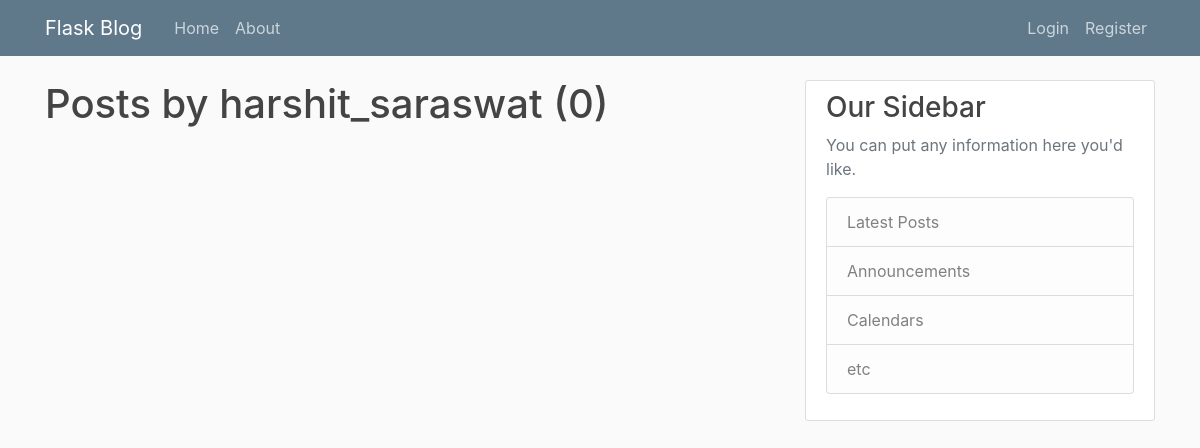
The page /user/harshit_saraswat on the database as committed earlier.
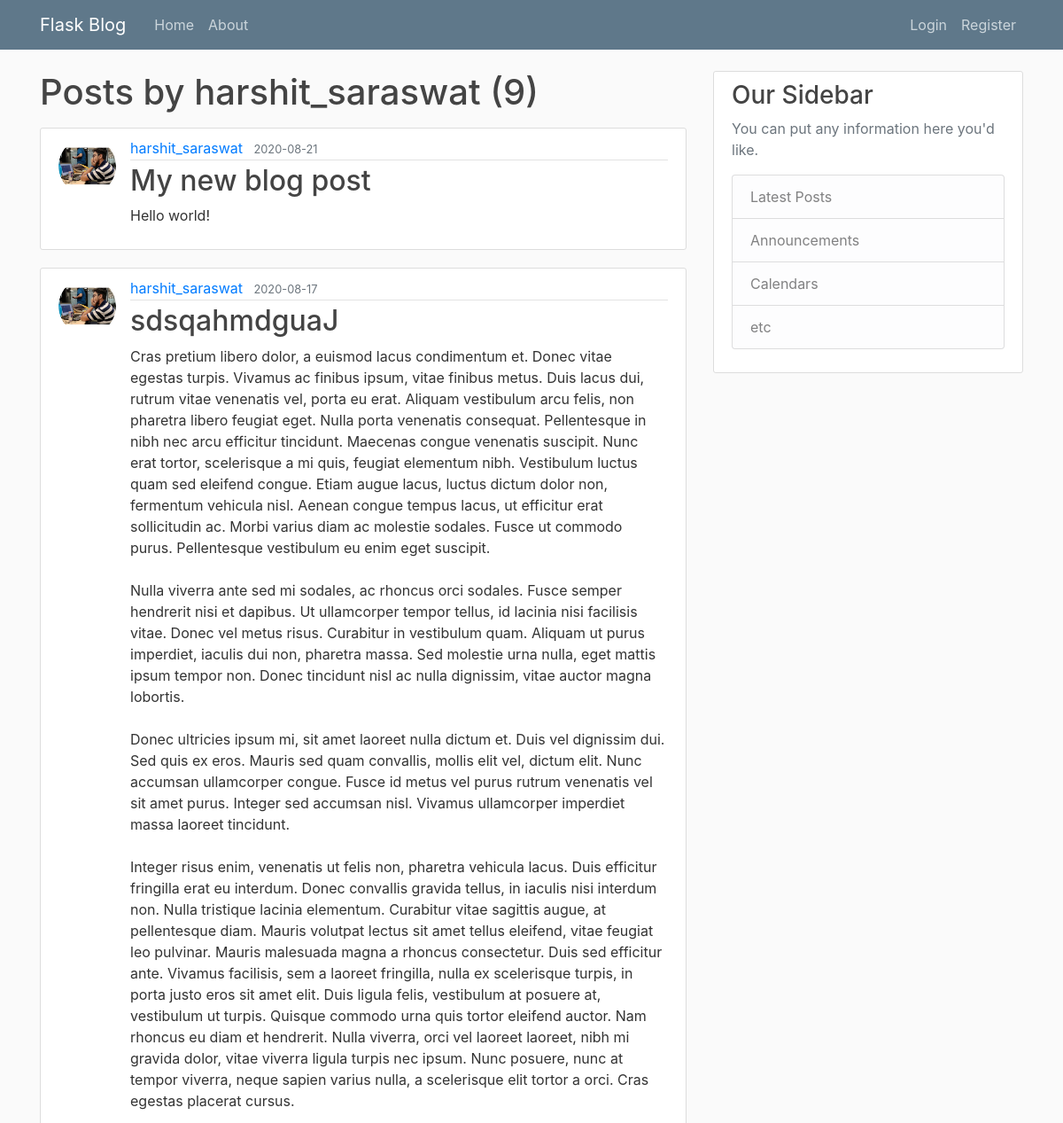
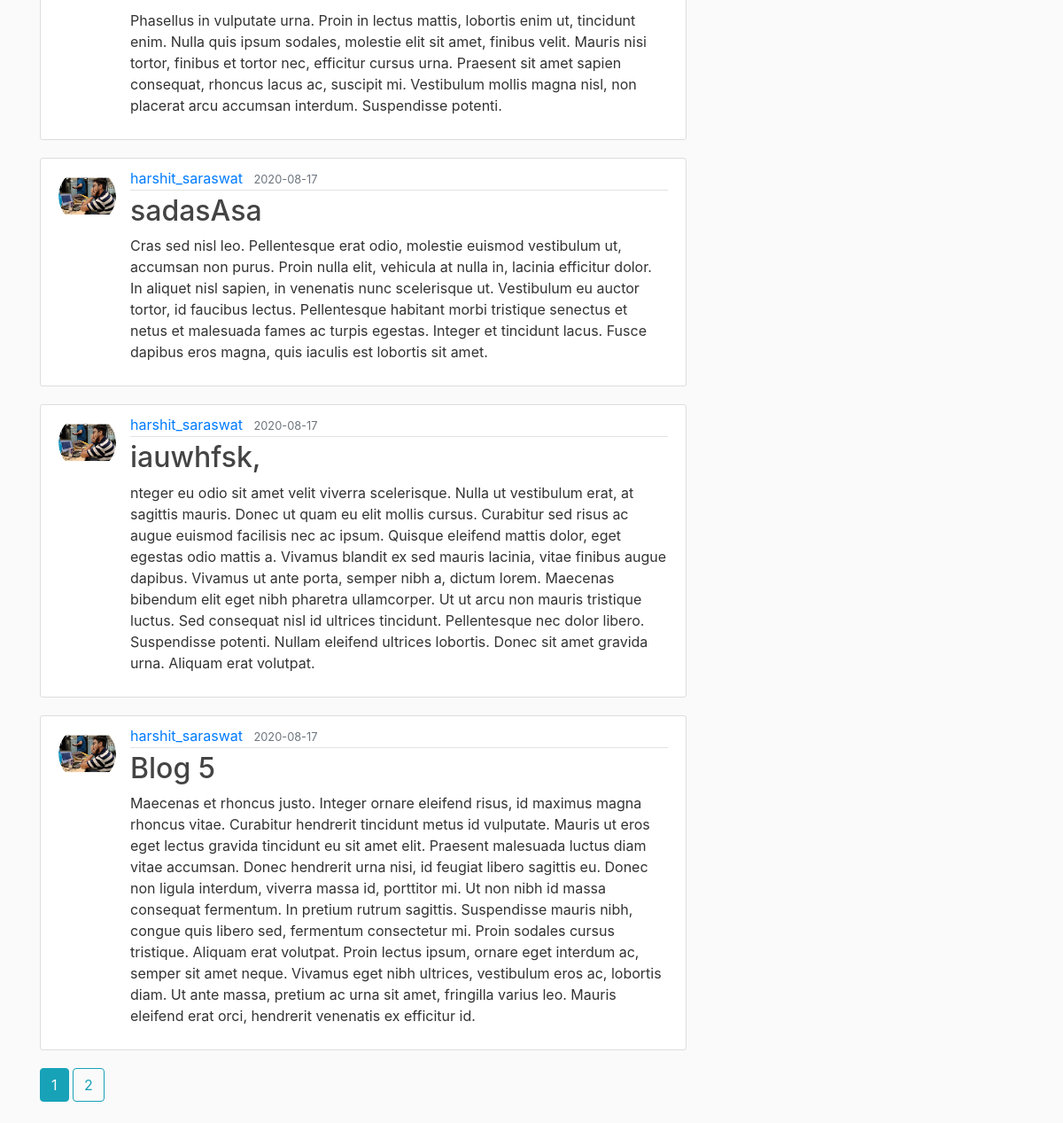
The same page on the database as committed later (2 pictures, top to bottom).
### flaskblog/models.py (models this page shows, shortened)
class User(db.Model, UserMixin):
    id=db.Column(db.Integer, primary_key=True)
    username=db.Column(db.String(20), unique=True, nullable=False)
    email=db.Column(db.String(120), unique=True, nullable=False)
    image_file=db.Column(db.String(20), nullable=False, default="default.jpg")
    password=db.Column(db.String(60), nullable=False)
    posts=db.relationship('Post', backref='author', lazy=True)

class Post(db.Model):
    id=db.Column(db.Integer, primary_key=True)
    title=db.Column(db.String(100), nullable=False)
    date_posted=db.Column(db.DateTime, nullable=False, default=datetime.utcnow)
    content=db.Column(db.Text, nullable=False)
    user_id=db.Column(db.Integer, db.ForeignKey('user.id'), nullable=False)

### flaskblog/users/routes.py (the view)
@users.route("/user/<string:username>")
def user_posts(username):
    page=request.args.get('page',1,type=int)
    user=User.query.filter_by(username=username).first_or_404()
    posts=Post.query.filter_by(author=user).order_by(Post.date_posted.desc()).paginate(page=page, per_page=5)
    return render_template("user_post.html",posts=posts,user=user)

### flaskblog/templates/user_post.html
{% extends "layout.html" %}
{% block content %}
  <h1 class="mb-3">Posts by {{ user.username }} ({{ posts.total }})</h1>
    {% for post in posts.items %}
        <article class="media content-section">
          <img class="rounded-circle article-img" src="{{ url_for('static', filename='profile_pics/'+post.author.image_file) }}">
          <div class="media-body">
            <div class="article-metadata">
              <a class="mr-2" href="{{ url_for('users.user_posts', username=post.author.username) }}">{{ post.author.username }}</a>
              <small class="text-muted">{{ post.date_posted.strftime('%Y-%m-%d') }}</small>
            </div>
            <h2><a class="article-title" href="{{ url_for('posts.post',post_id=post.id) }}">{{ post.title }}</a></h2>
            <p class="article-content">{{ post.content }}</p>
          </div>
        </article>
    {% endfor %}
    {% for page_num in posts.iter_pages(left_edge=1,right_edge=1,left_current=1, right_current=2) %}
      {% if page_num %}
        {% if posts.page == page_num %}
          <a class="btn btn-info mb-4" href="{{ url_for('users.user_posts', username=user.username, page=page_num) }}">{{ page_num }}</a>
        {% else %}
          <a class="btn btn-outline-info mb-4" href="{{ url_for('users.user_posts', username=user.username, page=page_num) }}">{{ page_num }}</a>
        {% endif %}
      {% else %}
        ...
      {% endif %}
    {% endfor %}
{% endblock content %}

### flaskblog/templates/layout.html (shortened to what this page needs)
<!DOCTYPE html>
<html>
<head>
    <link rel="stylesheet" href="https://maxcdn.bootstrapcdn.com/bootstrap/4.0.0/css/bootstrap.min.css">
    <link rel="stylesheet" type="text/css" href="{{ url_for('static', filename='main.css') }}">
</head>
<body>
    <header class="site-header">
      <nav class="navbar navbar-expand-md navbar-dark bg-steel fixed-top">
        <div class="container">
          <a class="navbar-brand mr-4" href="{{ url_for('main.home') }}">Flask Blog</a>
          <div class="collapse navbar-collapse" id="navbarToggle">
            <div class="navbar-nav mr-auto">
              <a class="nav-item nav-link" href="{{ url_for('main.home') }}">Home</a>
              <a class="nav-item nav-link" href="{{ url_for('main.about') }}">About</a>
            </div>
            <div class="navbar-nav">
              {% if current_user.is_authenticated %}
                  <a class="nav-item nav-link" href="{{ url_for('posts.new_post') }}">New Post</a>
                  <a class="nav-item nav-link" href="{{ url_for('users.account') }}">Account</a>
                  <a class="nav-item nav-link" href="{{ url_for('users.logout') }}">Logout</a>
              {% else %}
                  <a class="nav-item nav-link" href="{{ url_for('users.login') }}">Login</a>
                  <a class="nav-item nav-link" href="{{ url_for('users.register') }}">Register</a>
              {% endif %}
            </div>
          </div>
        </div>
      </nav>
    </header>
    <main role="main" class="container">
      <div class="row">
        <div class="col-md-8">
          {% block content %}
          {% endblock %}
        </div>
        <div class="col-md-4">
          <div class="content-section">
            <h3>Our Sidebar</h3>
            <p class='text-muted'>You can put any information here you'd like.
              <ul class="list-group">
                <li class="list-group-item list-group-item-light">Latest Posts</li>
                <li class="list-group-item list-group-item-light">Announcements</li>
                <li class="list-group-item list-group-item-light">Calendars</li>
                <li class="list-group-item list-group-item-light">etc</li>
              </ul>
            </p>
          </div>
        </div>
      </div>
    </main>
</body>
</html>

### flaskblog/static/main.css (style rules this page uses)
body { background: #fafafa; color: #333333; margin-top: 5rem; }
h1, h2, h3, h4, h5, h6 { color: #444444; }
.bg-steel { background-color: #5f788a; }
.site-header .navbar-nav .nav-link { color: #cbd5db; }
.content-section { background: #ffffff; padding: 10px 20px; border: 1px solid #dddddd; border-radius: 3px; margin-bottom: 20px; }
.article-title { color: #444444; }
.article-content { white-space: pre-line; }
.article-img { height: 65px; width: 65px; margin-right: 16px; }
.article-metadata { padding-bottom: 1px; margin-bottom: 4px; border-bottom: 1px solid #e3e3e3 }

Rows that differ between the two databases and show on the page:
added Post: image_file (picture), author.username "harshit_saraswat", date_posted "2020-08-21", title "My new blog post", content "Hello world!"
added Post: image_file (picture), author.username "harshit_saraswat", date_posted "2020-08-17", title "sdsqahmdguaJ", content "Cras pretium libero dolor, a euismod lacus condimentum et. Donec vitae egestas turpis. Vivamus ac finibus ipsum, vitae finibus metus. Duis lacus dui, rutrum vitae venenatis vel, porta eu erat. Aliquam vestibulum arcu felis, non pharetra libero feugiat eget. Nulla porta venenatis consequat. Pellentesque in nibh nec arcu efficitur tincidunt. Maecenas congue venenatis suscipit. Nunc erat tortor, scelerisque a mi quis, feugiat elementum nibh. Vestibulum luctus quam sed eleifend congue. Etiam augue lacus, luctus dictum dolor non, fermentum vehicula nisl. Aenean congue tempus lacus, ut efficitur erat sollicitudin ac. Morbi varius diam ac molestie sodales. Fusce ut commodo purus. Pellentesque…"
added Post: image_file (picture), author.username "harshit_saraswat", date_posted "2020-08-17", title "sadasAsa", content "Cras sed nisl leo. Pellentesque erat odio, molestie euismod vestibulum ut, accumsan non purus. Proin nulla elit, vehicula at nulla in, lacinia efficitur dolor. In aliquet nisl sapien, in venenatis nunc scelerisque ut. Vestibulum eu auctor tortor, id faucibus lectus. Pellentesque habitant morbi tristique senectus et netus et malesuada fames ac turpis egestas. Integer et tincidunt lacus. Fusce dapibus eros magna, quis iaculis est lobortis sit amet."
added Post: image_file (picture), author.username "harshit_saraswat", date_posted "2020-08-17", title "iauwhfsk,", content "nteger eu odio sit amet velit viverra scelerisque. Nulla ut vestibulum erat, at sagittis mauris. Donec ut quam eu elit mollis cursus. Curabitur sed risus ac augue euismod facilisis nec ac ipsum. Quisque eleifend mattis dolor, eget egestas odio mattis a. Vivamus blandit ex sed mauris lacinia, vitae finibus augue dapibus. Vivamus ut ante porta, semper nibh a, dictum lorem. Maecenas bibendum elit eget nibh pharetra ullamcorper. Ut ut arcu non mauris tristique luctus. Sed consequat nisl id ultrices tincidunt. Pellentesque nec dolor libero. Suspendisse potenti. Nullam eleifend ultrices lobortis. Donec sit amet gravida urna. Aliquam erat volutpat."
added Post: image_file (picture), author.username "harshit_saraswat", date_posted "2020-08-17", title "Blog 5", content "Maecenas et rhoncus justo. Integer ornare eleifend risus, id maximus magna rhoncus vitae. Curabitur hendrerit tincidunt metus id vulputate. Mauris ut eros eget lectus gravida tincidunt eu sit amet elit. Praesent malesuada luctus diam vitae accumsan. Donec hendrerit urna nisi, id feugiat libero sagittis eu. Donec non ligula interdum, viverra massa id, porttitor mi. Ut non nibh id massa consequat fermentum. In pretium rutrum sagittis. Suspendisse mauris nibh, congue quis libero sed, fermentum consectetur mi. Proin sodales cursus tristique. Aliquam erat volutpat. Proin lectus ipsum, ornare eget interdum ac, semper sit amet neque. Vivamus eget nibh ultrices, vestibulum eros ac, lobortis diam.…"
Other text that changed with them:
{{ posts.total }}: "0" → "9"
new list line: "1"
new list line: "2"
